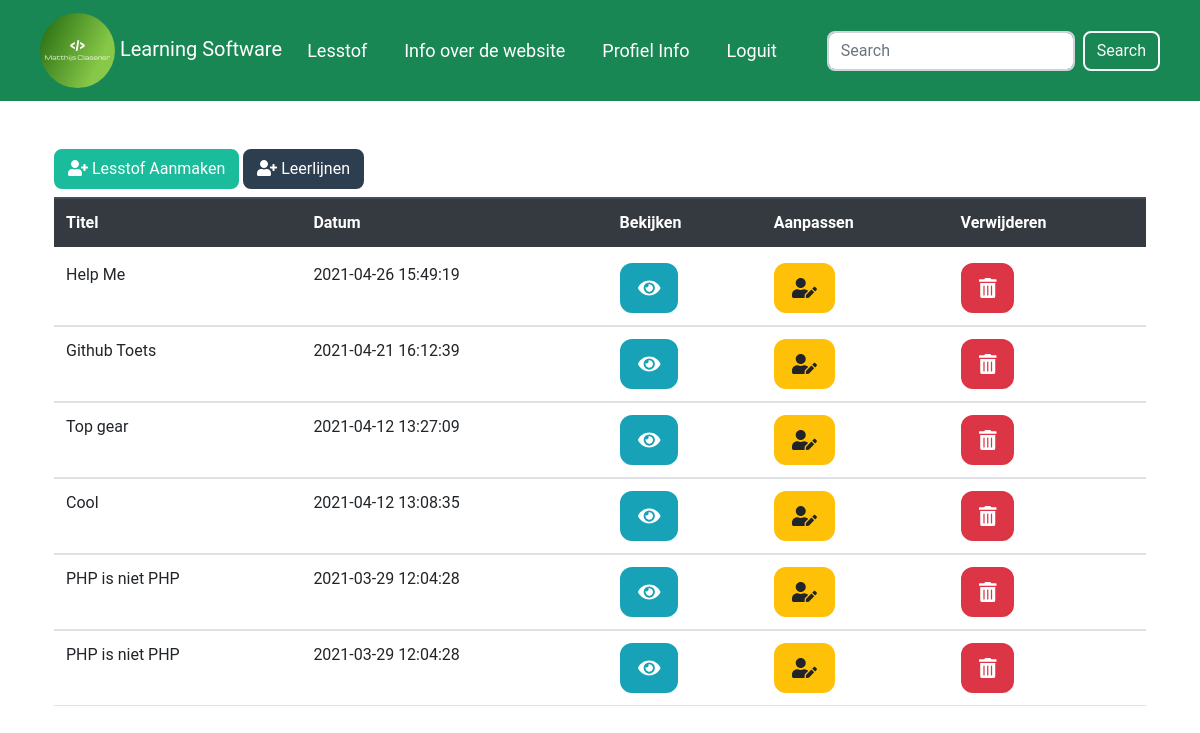
The app's page /admin/dashboard.php (signed in) with its own data.
### tables this page shows
CREATE TABLE `subject` (
  `id` varchar(64) NOT NULL,
  `titel` varchar(64) NOT NULL,
  `text` longtext NOT NULL,
  `subtext` text NOT NULL,
  `video` varchar(48) NOT NULL,
  `leerlijn` varchar(64) NOT NULL,
  `date` datetime NOT NULL DEFAULT current_timestamp(),
  `uitgelicht` int(1) NOT NULL,
  `image` text NOT NULL
);

### admin/dashboard.php (the view, shortened to what this page needs)
<?php
require('../php/database.php');
$sql = "SELECT id,titel,date FROM subject ORDER BY date DESC;";
$result = $conn->query($sql);
?>
<!doctype html>
<html lang="en">
<head>
	<?php require("style.php"); ?>
</head>
<body>
<?php require("navbar.php"); ?>
<div class="container">
	<a href="createpost.php" class="btn btn-primary mt-5"><i class="fas fa-user-plus"></i> Lesstof Aanmaken</a>
	<button class="btn btn-secondary mt-5" data-bs-toggle="modal" data-bs-target="#leerlijnenmodal"><i class="fas fa-user-plus"></i> Leerlijnen</button>
	<div class="center-div">
		<table class="table mt-2">
			<thead class="thead-dark">
				<tr>
					<th scope="col">Titel</th>
					<th scope="col">Datum</th>
					<th scope="col">Bekijken</th>
					<th scope="col">Aanpassen</th>
					<th scope="col">Verwijderen</th>
				</tr>
			</thead>
			<tbody>
				<?php
				foreach ($result as $item) {
					echo "<td>" . $item["titel"] . "</td><td>" .  $item["date"] . "</td></td><td><a href='../video.php?id=" . $item['id'] . "' class='btn btn-info btn-lg'><i class='fas fa-eye'></i></a></td><td><a href='changepost.php?id=" . $item['id'] . "' class='btn btn-warning btn-lg'><i class='fas fa-user-edit'></i></a></td><td><button type='button' data-bs-toggle='modal' data-bs-target='#post". $item['id'] ."' class='btn btn-danger btn-lg'><i class='fas fa-trash-alt'></i></button></td><tr>
					<div class='modal fade' id='post". $item['id'] ."' data-bs-backdrop='static' data-bs-keyboard='false' tabindex='-1' aria-labelledby='postlabel". $item['id'] ."' aria-hidden='true'>
                        <div class='modal-dialog'>
                          <div class='modal-content'>
                            <div class='modal-header'>
                              <h5 class='modal-title' id='postlabel". $item['id'] ."'>Modal title</h5>
                              <button type='button' class='btn-close' data-bs-dismiss='modal' aria-label='Close'></button>
                            </div>
                            <div class='modal-body'>
                            <b>Weet je zeker dat je de post wilt verwijderen? Deze actie kan niet ongedaan worden!</b>
                            </div>
                            <div class='modal-footer'>
                              <button type='button' class='btn btn-secondary' data-bs-dismiss='modal'>Sluiten</button>
                              <a href='../php/removepost.php?id=" . $item["id"] . "'><button type='button' class='btn btn-danger'>Jazeker</button></a>
                            </div>
                          </div>
                        </div>
                      </div>";
				}
				?>
			</tbody>
		</table>
	</div>
</body>
</html>

### admin/navbar.php (shortened to what this page needs)
<nav class="navbar navbar-expand-md navbar-fixed-top navbar-light bg-success main-nav">
	<div class="container-fluid">
	<a class="navbar-brand text-white" href="/tutorial/"><img class="img-fluid rounded-circle" width="75" height="auto" src="../<?php echo $profilepic; ?>"> Learning Software</a>
	<div class="collapse navbar-collapse" id="navbarNav">
		<ul class="nav mx-auto">
			<li class="nav-item">
				<a class="nav-link active text-white" href="dashboard.php">Lesstof</a>
			</li>
			<li class="nav-item">
				<a class="nav-link text-white" href="info.php">Info over de website</a>
			</li>
			<li class="nav-item">
				<a class="nav-link text-white" href="profile.php">Profiel Info</a>
			</li>
			<li class="nav-item">
				<a class="nav-link text-white" href="../php/login/logout.php">Loguit</a>
			</li>
		</ul>
		<form method="POST" enctype="multipart/form-data" action="search.php" class="d-flex">
        <input class="form-control me-2" name="search" id="search" type="search" placeholder="Search" aria-label="Search">
        <button class="btn btn-outline-light" type="submit">Search</button>
		</form>
	</div>
	</div>
</nav>

### css/custom.css (style rules this page uses)
html { position: relative; min-height: 100%; }
* { font-family: 'Roboto', sans-serif; }
nav { font-size: large; }
nav ul li { padding-left: 5px; }

### records on screen
subject: titel "Help Me", date "2021-04-26 15:49:19"
subject: titel "Github Toets", date "2021-04-21 16:12:39"
subject: titel "Top gear", date "2021-04-12 13:27:09"
subject: titel "Cool", date "2021-04-12 13:08:35"
subject: titel "PHP is niet PHP", date "2021-03-29 12:04:28"
subject: titel "PHP is niet PHP", date "2021-03-29 12:04:28"
